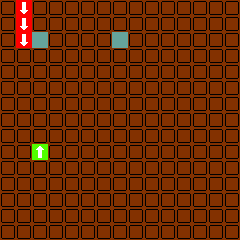

This game map was drawn from its Tiled (.tmx) file and the tilesets committed beside it. A one-line description and the full map source follow:
An orthogonal 15x15 tile map with 16x16 px tiles, 1 tile layer (Tile Layer 1).

<map version="1.5" tiledversion="1.6.0" orientation="orthogonal" renderorder="right-down" width="15" height="15" tilewidth="16" tileheight="16" infinite="0" nextlayerid="2" nextobjectid="1">
 <tileset firstgid="1" source="tileset.tsx" />
 <layer id="1" name="Tile Layer 1" width="15" height="15">
  <data encoding="csv">
1,9,1,1,1,1,1,1,1,1,1,1,1,1,1,
1,9,1,1,1,1,1,1,1,1,1,1,1,1,1,
1,9,2,1,1,1,1,2,1,1,1,1,1,1,1,
1,1,1,1,1,1,1,1,1,1,1,1,1,1,1,
1,1,1,1,1,1,1,1,1,1,1,1,1,1,1,
1,1,1,1,1,1,1,1,1,1,1,1,1,1,1,
1,1,1,1,1,1,1,1,1,1,1,1,1,1,1,
1,1,1,1,1,1,1,1,1,1,1,1,1,1,1,
1,1,1,1,1,1,1,1,1,1,1,1,1,1,1,
1,1,10,1,1,1,1,1,1,1,1,1,1,1,1,
1,1,1,1,1,1,1,1,1,1,1,1,1,1,1,
1,1,1,1,1,1,1,1,1,1,1,1,1,1,1,
1,1,1,1,1,1,1,1,1,1,1,1,1,1,1,
1,1,1,1,1,1,1,1,1,1,1,1,1,1,1,
1,1,1,1,1,1,1,1,1,1,1,1,1,1,1
</data>
 </layer>
</map>
